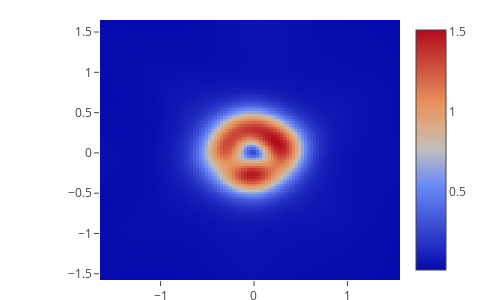

Notebook source saved alongside this figure:
### Markdown cell above
## Plot a heatmap of distortions
As in Figure 1 in the paper, we can visualize the local distortion of the latent space via $\sqrt{\det(J_z^T J_z)}$.

### Code cell
def get_jacobians(output_tensor, input_tensor):
    # Calculate the batch of jacobian matrices
    gradients = []
    for scalars in tf.unstack(output_tensor, axis=1):
        gradients.append(tf.gradients(scalars, [input_tensor])[0])
    return tf.stack(gradients, axis=1)

def get_distortions(output_tensor, input_tensor):
    # Calculate the batch of distortions
    jacobians = get_jacobians(output_tensor, input_tensor)
    jacobians_t = tf.transpose(jacobians, [0, 2, 1])
    dets = tf.matrix_determinant(tf.matmul(jacobians_t, jacobians))
    return tf.sqrt(dets)

distortions = get_distortions(generator.output, generator_input)

sess = K.get_session()
evaluated_gradients = sess.run(distortions, 
                               feed_dict={generator_input: latent_coords})
evaluated_gradients = evaluated_gradients.reshape(points_per_axis, 
                                                  points_per_axis)

heatmap = go.Heatmap(x=latent_x, y=latent_y, z=evaluated_gradients)
data = [heatmap]
iplot(go.Figure(data=data, layout=layout), config=config)

### Figure 1 — Plotly figure (JSON) as saved in the notebook; plotly's stock layout.template omitted (floating-point values rounded to 4 significant figures; data arrays with more than 128 entries replaced by an {"elided": "..."} marker saying what was removed)
{"data": [{"type": "heatmap", "x": [-1.633, -1.6, -1.568, -1.536, -1.504, -1.472, -1.44, -1.408, -1.376, -1.343, -1.311, -1.279, -1.247, -1.215, -1.183, -1.151, -1.119, -1.086, -1.054, -1.022, -0.9901, -0.958, -0.9259, -0.8938, -0.8616, -0.8295, -0.7974, -0.7653, -0.7332, -0.701, -0.6689, -0.6368, -0.6047, -0.5725, -0.5404, -0.5083, -0.4762, -0.4441, -0.4119, -0.3798, -0.3477, -0.3156, -0.2834, -0.2513, -0.2192, -0.1871, -0.155, -0.1228, -0.09071, -0.05858, -0.02646, 0.005661, 0.03778, 0.06991, 0.102, 0.1341, 0.1663, 0.1984, 0.2305, 0.2626, 0.2948, 0.3269, 0.359, 0.3911, 0.4232, 0.4554, 0.4875, 0.5196, 0.5517, 0.5839, 0.616, 0.6481, 0.6802, 0.7123, 0.7445, 0.7766, 0.8087, 0.8408, 0.873, 0.9051, 0.9372, 0.9693, 1.001, 1.034, 1.066, 1.098, 1.13, 1.162, 1.194, 1.226, 1.258, 1.291, 1.323, 1.355, 1.387, 1.419, 1.451, 1.483, 1.515, 1.548], "y": [-1.561, -1.528, -1.496, -1.464, -1.432, -1.399, -1.367, -1.335, -1.303, -1.27, -1.238, -1.206, -1.174, -1.141, -1.109, -1.077, -1.045, -1.012, -0.9801, -0.9478, -0.9155, -0.8833, -0.851, -0.8188, -0.7865, -0.7542, -0.722, -0.6897, -0.6575, -0.6252, -0.593, -0.5607, -0.5284, -0.4962, -0.4639, -0.4317, -0.3994, -0.3671, -0.3349, -0.3026, -0.2704, -0.2381, -0.2058, -0.1736, -0.1413, -0.1091, -0.07681, -0.04456, -0.0123, 0.01996, 0.05222, 0.08448, 0.1167, 0.149, 0.1813, 0.2135, 0.2458, 0.278, 0.3103, 0.3426, 0.3748, 0.4071, 0.4393, 0.4716, 0.5038, 0.5361, 0.5684, 0.6006, 0.6329, 0.6651, 0.6974, 0.7297, 0.7619, 0.7942, 0.8264, 0.8587, 0.8909, 0.9232, 0.9555, 0.9877, 1.02, 1.052, 1.085, 1.117, 1.149, 1.181, 1.214, 1.246, 1.278, 1.31, 1.343, 1.375, 1.407, 1.439, 1.472, 1.504, 1.536, 1.568, 1.601, 1.633], "z": {"elided": "100x100 float values"}}], "layout": {"height": 300, "margin": {"b": 20, "l": 100, "r": 100, "t": 20}, "showlegend": false, "width": 500}}
